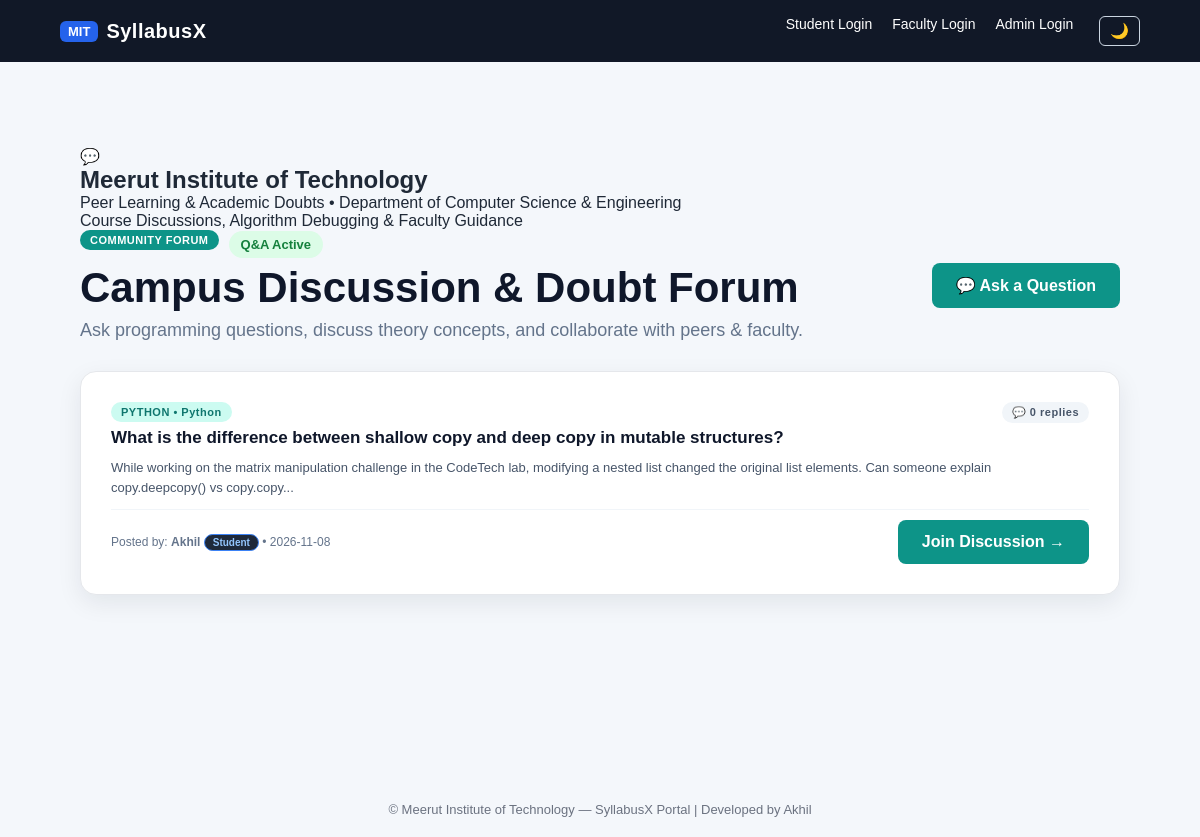
Screenshot of /campus/forum with the database file from the repository.
### tables this page shows
CREATE TABLE forum_topics (
    id INTEGER PRIMARY KEY AUTOINCREMENT,
    course_id INTEGER,
    author_id INTEGER NOT NULL,
    author_name TEXT NOT NULL,
    author_role TEXT NOT NULL,
    title TEXT NOT NULL,
    message TEXT NOT NULL,
    created_at TIMESTAMP DEFAULT CURRENT_TIMESTAMP
);

### app.py (the view, shortened to what this page needs)
@app.route("/campus/forum", methods=["GET", "POST"])
def campus_forum():
    connection = get_db_connection()
    courses = connection.execute("SELECT * FROM courses WHERE is_active = 1 ORDER BY id").fetchall()
    topics = connection.execute("""
        SELECT
            forum_topics.*,
            courses.name as course_name,
            courses.code as course_code,
            COUNT(forum_replies.id) as reply_count
        FROM forum_topics
        LEFT JOIN courses ON forum_topics.course_id = courses.id
        LEFT JOIN forum_replies ON forum_topics.id = forum_replies.topic_id
        GROUP BY forum_topics.id, courses.name, courses.code
        ORDER BY forum_topics.id DESC
    """).fetchall()
    connection.close()
    return render_template("campus_forum.html", topics=topics, courses=courses)

### app.py (called while the page is built)
@app.after_request
def add_security_headers(response):
    response.headers['X-Content-Type-Options'] = 'nosniff'
    response.headers['X-Frame-Options'] = 'SAMEORIGIN'
    response.headers['X-XSS-Protection'] = '1; mode=block'
    response.headers['Referrer-Policy'] = 'strict-origin-when-cross-origin'
    return response

def get_db_connection():
    database_url = os.environ.get("DATABASE_URL", "")
    if database_url and _PSYCOPG2_AVAILABLE:
        pg_conn = psycopg2.connect(database_url)
        return _PGConnectionWrapper(pg_conn)
    os.makedirs(DATABASE_DIR, exist_ok=True)
    connection = sqlite3.connect(
        DATABASE_PATH,
        timeout=30,
        check_same_thread=False
    )
    connection.row_factory = sqlite3.Row
    connection.execute("PRAGMA busy_timeout = 30000")
    connection.execute("PRAGMA foreign_keys = ON")
    return connection

### templates/campus_forum.html (shortened to what this page needs)
{% extends "base.html" %}
{% block content %}
<div class="page-container">
    <div class="college-badge-banner">
        <div class="college-crest-icon">💬</div>
        <div class="college-info">
            <h2>Meerut Institute of Technology</h2>
            <p>Peer Learning &amp; Academic Doubts • Department of Computer Science &amp; Engineering</p>
            <span class="college-tagline">Course Discussions, Algorithm Debugging &amp; Faculty Guidance</span>
        </div>
    </div>
    <div class="dashboard-header">
        <div>
            <div style="display: flex; align-items: center; gap: 10px; margin-bottom: 6px;">
                <span class="portal-badge" style="background: #0d9488; color: white;">COMMUNITY FORUM</span>
                <span class="status-badge status-active">Q&amp;A Active</span>
            </div>
            <h1>Campus Discussion &amp; Doubt Forum</h1>
            <p>Ask programming questions, discuss theory concepts, and collaborate with peers &amp; faculty.</p>
        </div>
        <div class="header-action-buttons">
            <button type="button" onclick="toggleNewTopicDrawer()" class="btn btn-primary" style="background: #0d9488; font-weight: 700;">
                💬 Ask a Question
            </button>
        </div>
    </div>
    {% if topics %}
    <div style="display: flex; flex-direction: column; gap: 16px;">
        {% for t in topics %}
        <div class="dashboard-card" style="margin-bottom: 0;">
            <div style="display: flex; justify-content: space-between; align-items: flex-start; gap: 14px; margin-bottom: 10px;">
                <div>
                    <span class="portal-badge" style="background: #ccfbf1; color: #0f766e; font-size: 11px; margin-bottom: 6px; display: inline-block;">
                        {{ t.course_code or 'CSE' }} • {{ t.course_name or 'General' }}
                    </span>
                    <h3 style="margin: 0; font-size: 17px;">
                        <a href="{{ url_for('campus_forum_topic', topic_id=t.id) }}" style="color: #0f172a; text-decoration: none;">
                            {{ t.title }}
                        </a>
                    </h3>
                </div>
                <div style="text-align: right;">
                    <span class="portal-badge" style="background: #f1f5f9; color: #475569; font-weight: 700;">
                        💬 {{ t.reply_count }} {{ 'reply' if t.reply_count == 1 else 'replies' }}
                    </span>
                </div>
            </div>
            <p style="color: #475569; font-size: 13px; line-height: 1.5; margin: 0 0 12px;">
                {{ t.message[:180] }}{% if t.message|length > 180 %}...{% endif %}
            </p>
            <div style="display: flex; justify-content: space-between; align-items: center; border-top: 1px solid #f1f5f9; padding-top: 10px; font-size: 12px; color: #64748b;">
                <div>
                    Posted by: <strong>{{ t.author_name }}</strong>
                    <span class="user-pill {{ 'faculty-pill' if t.author_role in ['faculty', 'admin'] else 'student-pill' }}" style="font-size: 10px; padding: 2px 8px;">
                        {{ t.author_role|capitalize }}
                    </span>
                    • {{ (t.created_at|string)[:10] if t.created_at else '' }}
                </div>
                <div>
                    <a href="{{ url_for('campus_forum_topic', topic_id=t.id) }}" class="btn btn-sm btn-primary" style="background: #0d9488; font-weight: 700;">
                        Join Discussion →
                    </a>
                </div>
            </div>
        </div>
        {% endfor %}
    </div>
    {% else %}
    <div class="empty-state">
        <p>No discussion threads have been opened yet. Be the first to start a conversation!</p>
    </div>
    {% endif %}
</div>
{% endblock %}

### static/css/style.css (style rules this page uses)
* { margin: 0; padding: 0; box-sizing: border-box; }
body { font-family: Arial, Helvetica, sans-serif; background: #f4f7fb; color: #1f2937; min-height: 100vh; }
.btn { display: inline-block; padding: 12px 20px; border: none; border-radius: 8px; text-decoration: none; cursor: pointer; font-size: 15px; font-weight: 600; }
.btn-primary { background: #2563eb; color: white; }
.dashboard-header { display: flex; justify-content: space-between; align-items: center; margin-bottom: 30px; }
.dashboard-header h1 { margin-bottom: 6px; }
.dashboard-header p { color: #6b7280; }
.dashboard-card { background: white; padding: 30px; border-radius: 12px; box-shadow: 0 5px 20px rgba(0, 0, 0, 0.06); margin-bottom: 25px; }
.dashboard-card p { color: #6b7280; margin-bottom: 10px; }
.status-badge { display: inline-block; padding: 5px 10px; border-radius: 20px; background: #dcfce7; color: #166534; font-size: 12px; font-weight: 600; }
.page-container { max-width: 1100px; margin: 0 auto; padding: 45px 20px 60px; }
.dashboard-header { margin-bottom: 30px; }
.dashboard-header h1 { margin: 0; font-size: 36px; color: #14213d; }
.dashboard-header p { margin-top: 8px; color: #64748b; font-size: 18px; }
.btn { display: inline-block; text-decoration: none; border: none; border-radius: 8px; padding: 13px 24px; font-size: 16px; font-weight: 600; cursor: pointer; transition: 0.2s ease; }
.btn-primary { background: #2563eb; color: #ffffff; }
.dashboard-header h1 { margin: 0 0 8px 0; font-size: 42px; color: #0f172a; }
.dashboard-card { background: #ffffff; border-radius: 16px; margin-bottom: 30px; box-shadow: 0 8px 25px rgba(15, 23, 42, 0.08); border: 1px solid #e5e7eb; overflow: hidden; }
.status-badge { display: inline-block; padding: 6px 12px; border-radius: 999px; font-size: 13px; font-weight: 700; }
.status-active { background: #dcfce7; color: #15803d; }
.portal-badge { display: inline-block; padding: 4px 10px; border-radius: 12px; font-size: 11px; font-weight: 700; letter-spacing: 0.5px; background: #dbeafe; color: #1d4ed8; margin-bottom: 8px; }
.user-pill { display: inline-flex; align-items: center; padding: 5px 12px; border-radius: 20px; font-size: 13px; font-weight: 600; }
.student-pill { background: #1e293b; color: #93c5fd; border: 1px solid #3b82f6; }
.header-action-buttons { display: flex; gap: 10px; align-items: center; flex-wrap: wrap; }

### rows the page displays
forum_topics: course_code "PYTHON", course_name "Python", title "What is the difference between shallow copy and deep copy in mutable structures?", reply_count "0", reply_count "replies", message "While working on the matrix manipulation challenge in the CodeTech lab, modifying a nested list changed the original list elements. Can someone explain copy.deepcopy() vs copy.copy", author_name "Akhil", author_role "Student", created_at "2026-11-08"
